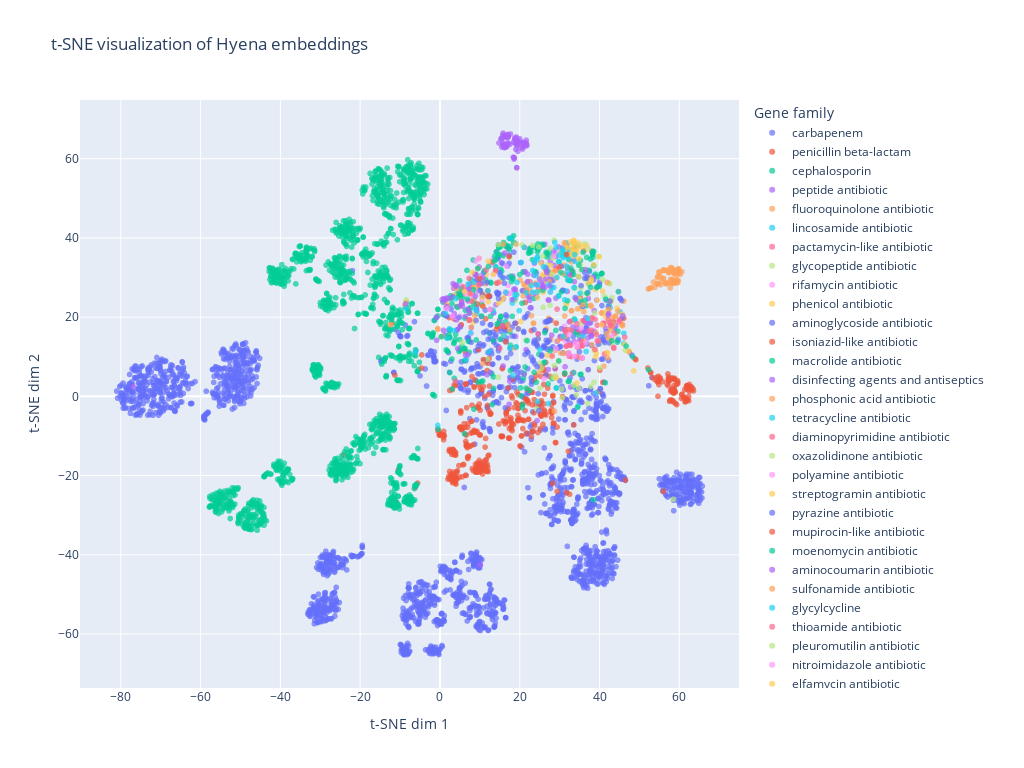

Write notebook code for a chart like this one.
### Code cell
fig = px.scatter(
    x=train_embeddings_2d[:, 0],
    y=train_embeddings_2d[:, 1],
    color=[label_columns[i] for i in train_labels_simple],
    title="t-SNE visualization of Hyena embeddings",
    labels={"x": "t-SNE dim 1", "y": "t-SNE dim 2", "color": "Gene family"},
    opacity=0.7,
)
# Square figure
fig.update_layout(width=1024, height=768)
fig.show()

### Figure 1 — Plotly figure (JSON) as saved in the notebook; plotly's stock layout.template omitted (floating-point values rounded to 4 significant figures; data arrays with more than 128 entries replaced by an {"elided": "..."} marker saying what was removed)
{"data": [{"hovertemplate": "Gene family=carbapenem<br>t-SNE dim 1=%{x}<br>t-SNE dim 2=%{y}<extra></extra>", "legendgroup": "carbapenem", "marker": {"color": "#636efa", "opacity": 0.7, "symbol": "circle"}, "mode": "markers", "name": "carbapenem", "showlegend": true, "type": "scattergl", "x": {"elided": "2047 float values"}, "xaxis": "x", "y": {"elided": "2047 float values"}, "yaxis": "y"}, {"hovertemplate": "Gene family=penicillin beta-lactam<br>t-SNE dim 1=%{x}<br>t-SNE dim 2=%{y}<extra></extra>", "legendgroup": "penicillin beta-lactam", "marker": {"color": "#EF553B", "opacity": 0.7, "symbol": "circle"}, "mode": "markers", "name": "penicillin beta-lactam", "showlegend": true, "type": "scattergl", "x": {"elided": "465 float values"}, "xaxis": "x", "y": {"elided": "465 float values"}, "yaxis": "y"}, {"hovertemplate": "Gene family=cephalosporin<br>t-SNE dim 1=%{x}<br>t-SNE dim 2=%{y}<extra></extra>", "legendgroup": "cephalosporin", "marker": {"color": "#00cc96", "opacity": 0.7, "symbol": "circle"}, "mode": "markers", "name": "cephalosporin", "showlegend": true, "type": "scattergl", "x": {"elided": "1465 float values"}, "xaxis": "x", "y": {"elided": "1465 float values"}, "yaxis": "y"}, {"hovertemplate": "Gene family=peptide antibiotic<br>t-SNE dim 1=%{x}<br>t-SNE dim 2=%{y}<extra></extra>", "legendgroup": "peptide antibiotic", "marker": {"color": "#ab63fa", "opacity": 0.7, "symbol": "circle"}, "mode": "markers", "name": "peptide antibiotic", "showlegend": true, "type": "scattergl", "x": {"elided": "134 float values"}, "xaxis": "x", "y": {"elided": "134 float values"}, "yaxis": "y"}, {"hovertemplate": "Gene family=fluoroquinolone antibiotic<br>t-SNE dim 1=%{x}<br>t-SNE dim 2=%{y}<extra></extra>", "legendgroup": "fluoroquinolone antibiotic", "marker": {"color": "#FFA15A", "opacity": 0.7, "symbol": "circle"}, "mode": "markers", "name": "fluoroquinolone antibiotic", "showlegend": true, "type": "scattergl", "x": {"elided": "151 float values"}, "xaxis": "x", "y": {"elided": "151 float values"}, "yaxis": "y"}, {"hovertemplate": "Gene family=lincosamide antibiotic<br>t-SNE dim 1=%{x}<br>t-SNE dim 2=%{y}<extra></extra>", "legendgroup": "lincosamide antibiotic", "marker": {"color": "#19d3f3", "opacity": 0.7, "symbol": "circle"}, "mode": "markers", "name": "lincosamide antibiotic", "showlegend": true, "type": "scattergl", "x": [26.12, 46.11, 38.66, 46.03, 44.68, 34.64, 27.78, 31.46, 45.17, 42.63, 15.77, 10.27], "xaxis": "x", "y": [8.557, 15.93, 30.48, 13.39, 14.42, -2.463, 35.42, 26.66, 21.35, 22.36, 29.78, 30.5], "yaxis": "y"}, {"hovertemplate": "Gene family=pactamycin-like antibiotic<br>t-SNE dim 1=%{x}<br>t-SNE dim 2=%{y}<extra></extra>", "legendgroup": "pactamycin-like antibiotic", "marker": {"color": "#FF6692", "opacity": 0.7, "symbol": "circle"}, "mode": "markers", "name": "pactamycin-like antibiotic", "showlegend": true, "type": "scattergl", "x": [21.21], "xaxis": "x", "y": [37.61], "yaxis": "y"}, {"hovertemplate": "Gene family=glycopeptide antibiotic<br>t-SNE dim 1=%{x}<br>t-SNE dim 2=%{y}<extra></extra>", "legendgroup": "glycopeptide antibiotic", "marker": {"color": "#B6E880", "opacity": 0.7, "symbol": "circle"}, "mode": "markers", "name": "glycopeptide antibiotic", "showlegend": true, "type": "scattergl", "x": [28.96, -8.458, 20.59, 35.49, 21.53, 28.05, 28.64, 58.46, 18.73, 30.68, 24.2, 46.47, 42.99, 42.5, 34.93, 36.97, 33.58, 41.27, 25.05, 35.45, 42.1, 38.76, 42.46, 32.17, 16.95, 25.44, 34.83, 36.32, 41.73, 14.83, 28.38, 11.82, 34.19, 39.76, 5.568, 42.65, 28.62, 30.21, 36.34, 31.63, 28.3, 28.83, 35.35, 30.53, 14.62, 44.04, 43.13, 38.69, 26.96, 40.83, 35.26, 27.59, 17.49, 12.86, 35.19, 25.2, 43.08, 42.88, 25.84, 40.18, 39.99, 36.28, 25.06, 38.61, 33.74, 37.78], "xaxis": "x", "y": [5.222, 24.34, 38.18, 25.99, 14.17, 30.8, 7.739, -25.97, 24.15, -0.3481, -3.097, 11.66, 24.2, 28.46, 24.51, -1.796, 2.815, 25.25, 29.89, 31.93, 18.83, 21.07, 28.54, 35.4, 37.58, 7.091, 2.057, 29.64, 20.92, 19.07, 4.796, 9.355, 0.3341, 35.31, 13.56, 18.43, 39.45, 36.46, 32.07, 23.62, 34.88, 4.638, 27.48, 1.848, 4.834, 15.68, 13.91, 11.62, 33.15, 29.48, 18.08, 22.98, 35.18, 21.94, 33.26, 8.401, 24.93, 13.23, 22.49, 13.37, 7.226, 38.53, 2.043, 3.562, 27.29, 2.498], "yaxis": "y"}, {"hovertemplate": "Gene family=rifamycin antibiotic<br>t-SNE dim 1=%{x}<br>t-SNE dim 2=%{y}<extra></extra>", "legendgroup": "rifamycin antibiotic", "marker": {"color": "#FF97FF", "opacity": 0.7, "symbol": "circle"}, "mode": "markers", "name": "rifamycin antibiotic", "showlegend": true, "type": "scattergl", "x": [10.39, 44.77, 3.884, 15.87, 29.11, 28.51, 8.686, 27.67, 7.818, 13.31, 19.06, 13.6, 34.74, 17.08, 23.39, 6.102, 5.439, 3.299, 31.44, 16.39, 38.61, 17.55, 5.089, 17.35, 10.31, 8.274, 31.22, 12.83], "xaxis": "x", "y": [30.42, 26.43, 19.95, 35.82, 36.33, 35.41, 29.81, 26.46, 15.92, 34.71, 15.13, 31.02, 16.04, 28.02, 26.17, 26.19, 27.87, 20.22, 14.07, 26.28, 16.67, 26.04, 20.24, 25.96, 29.62, 25.35, 17.68, 33.24], "yaxis": "y"}, {"hovertemplate": "Gene family=phenicol antibiotic<br>t-SNE dim 1=%{x}<br>t-SNE dim 2=%{y}<extra></extra>", "legendgroup": "phenicol antibiotic", "marker": {"color": "#FECB52", "opacity": 0.7, "symbol": "circle"}, "mode": "markers", "name": "phenicol antibiotic", "showlegend": true, "type": "scattergl", "x": [48.57, 20.22, 40.75, 41.87, 32.95, 11.6, 35.14, 28.03, 15.11, 25.85, 31.66, 29.16, 41.42, 37.14, 15.91, 26.87, 42.78, 22.63, 37.06, 19.61, 11.97, 38.78, 44.41, 25.3, 8.354, 34.33, 46.24, 15.3, -8.552, 24.41, 39.41, 41.75, 26.68, 43.17, 32.17, 10.79, 39.0, 12.07, 15.95, 19.24, 29.79, 8.769, 25.89, 14.66, 39.24, 37.43, 24.63, 3.8], "xaxis": "x", "y": [6.42, 18.9, 26.53, 11.03, 18.9, 30.76, 22.17, 10.05, 28.96, 26.27, 23.17, 4.684, 20.18, 28.52, 15.46, 10.39, 23.92, 37.38, 25.87, 17.08, 25.22, 11.73, 22.25, 33.64, 18.78, 3.354, 13.16, 24.18, 23.78, 26.34, 24.29, 21.42, 29.16, 14.69, 35.58, 22.78, 27.0, 23.92, 24.88, 25.65, 8.897, 19.3, 30.83, 23.51, 10.91, 30.01, 14.54, 25.58], "yaxis": "y"}, {"hovertemplate": "Gene family=aminoglycoside antibiotic<br>t-SNE dim 1=%{x}<br>t-SNE dim 2=%{y}<extra></extra>", "legendgroup": "aminoglycoside antibiotic", "marker": {"color": "#636efa", "opacity": 0.7, "symbol": "circle"}, "mode": "markers", "name": "aminoglycoside antibiotic", "showlegend": true, "type": "scattergl", "x": {"elided": "166 float values"}, "xaxis": "x", "y": {"elided": "166 float values"}, "yaxis": "y"}, {"hovertemplate": "Gene family=isoniazid-like antibiotic<br>t-SNE dim 1=%{x}<br>t-SNE dim 2=%{y}<extra></extra>", "legendgroup": "isoniazid-like antibiotic", "marker": {"color": "#EF553B", "opacity": 0.7, "symbol": "circle"}, "mode": "markers", "name": "isoniazid-like antibiotic", "showlegend": true, "type": "scattergl", "x": [11.99, 9.324, 14.24, 16.41, 13.97, 8.996, 10.74, 13.17, 7.3, 18.95, 29.13, 10.86, 5.342, 10.69, 12.32], "xaxis": "x", "y": [26.63, 23.33, 28.58, 17.53, 31.8, 30.73, 22.8, 33.92, 19.21, 18.44, 18.48, 9.284, 18.07, 25.77, 25.38], "yaxis": "y"}, {"hovertemplate": "Gene family=macrolide antibiotic<br>t-SNE dim 1=%{x}<br>t-SNE dim 2=%{y}<extra></extra>", "legendgroup": "macrolide antibiotic", "marker": {"color": "#00cc96", "opacity": 0.7, "symbol": "circle"}, "mode": "markers", "name": "macrolide antibiotic", "showlegend": true, "type": "scattergl", "x": {"elided": "151 float values"}, "xaxis": "x", "y": {"elided": "151 float values"}, "yaxis": "y"}, {"hovertemplate": "Gene family=disinfecting agents and antiseptics<br>t-SNE dim 1=%{x}<br>t-SNE dim 2=%{y}<extra></extra>", "legendgroup": "disinfecting agents and antiseptics", "marker": {"color": "#ab63fa", "opacity": 0.7, "symbol": "circle"}, "mode": "markers", "name": "disinfecting agents and antiseptics", "showlegend": true, "type": "scattergl", "x": [17.33, 29.37, 15.81, 5.035, 36.53, 32.44, 30.18, 5.636, 26.78, 36.57, 32.47, 1.576, 42.18, 22.83, 2.1, 22.48, 33.67, 37.97, 3.545, -0.8303, 36.09, 33.57, 34.39, 28.55, 7.217, 24.09, 1.722, 8.888, 9.945, 1.055, 35.06, 0.9064, 0.527, 32.52, 5.49, 28.61, 36.47, 35.6, 0.8828, 24.96, 37.43, 26.62, 28.0, 26.56, 5.459, 0.9831, 5.096, 25.73, 8.737, 22.03, 34.19, 6.942, 23.67, 33.32, 3.29, 7.417, 3.18, 35.71, 36.55, 8.897, 44.09, 38.45, 21.33, 32.24, 37.93, 17.49, 7.108, -76.9, 37.13, 3.514, 1.345], "xaxis": "x", "y": [-2.003, 13.9, 7.663, 17.73, 31.92, 18.81, 15.04, 22.81, 31.18, 19.89, 30.82, 22.43, 20.49, 22.33, 24.68, 24.25, 13.85, 15.47, 20.91, 14.16, 19.14, 34.5, 17.22, 36.72, 27.21, 28.2, 24.84, 30.73, 28.57, 23.83, 14.35, 20.92, 24.49, 13.46, 23.48, 33.08, 18.86, 16.49, 16.66, 29.61, 18.45, 31.94, 15.46, 29.6, 23.89, 24.67, 22.9, 27.67, 30.88, 25.24, 24.42, 21.94, 33.61, 17.5, 28.46, 28.33, 25.21, 15.75, 18.52, 25.33, 17.88, 30.1, 31.5, 16.77, 15.16, 3.844, 27.08, 2.413, 14.78, 20.21, 24.37], "yaxis": "y"}, {"hovertemplate": "Gene family=phosphonic acid antibiotic<br>t-SNE dim 1=%{x}<br>t-SNE dim 2=%{y}<extra></extra>", "legendgroup": "phosphonic acid antibiotic", "marker": {"color": "#FFA15A", "opacity": 0.7, "symbol": "circle"}, "mode": "markers", "name": "phosphonic acid antibiotic", "showlegend": true, "type": "scattergl", "x": [45.71, 30.76, 45.76, 36.11, 35.0, 38.04, 35.97, 42.15, 44.02, 15.87, 42.95, 1.815, 20.88, 17.01, 44.62, 31.38, 31.29, 29.5, 41.92, 30.3, 43.22, 45.62, 29.14, 37.85, -0.5459, 42.64, 45.64, 44.03, 39.09, 31.89, 22.95, -0.5326, 41.86, 43.42, 42.55, 32.27], "xaxis": "x", "y": [18.15, 14.93, 17.83, 13.79, 9.837, 13.04, 14.29, 14.83, 20.24, 38.38, 16.69, 23.06, 25.37, 18.13, 21.54, 15.15, 10.85, 14.04, 28.76, 10.94, 19.98, 18.14, 29.9, 19.78, 16.91, 14.44, 18.15, 20.27, 16.06, 38.01, 20.38, 17.12, 15.92, 17.99, 17.43, 16.82], "yaxis": "y"}, {"hovertemplate": "Gene family=tetracycline antibiotic<br>t-SNE dim 1=%{x}<br>t-SNE dim 2=%{y}<extra></extra>", "legendgroup": "tetracycline antibiotic", "marker": {"color": "#19d3f3", "opacity": 0.7, "symbol": "circle"}, "mode": "markers", "name": "tetracycline antibiotic", "showlegend": true, "type": "scattergl", "x": [12.29, 30.77, -6.139, 28.08, 27.26, 28.76, 32.75, 30.93, 19.31, 36.64, 18.74, 8.63, 28.55, 29.82, 23.25, 17.54, 23.7, 19.28, 26.56, 18.15, 29.12, 34.64, 24.43, 20.36, 32.18, 25.05, 15.22, 39.16, 21.66, 29.16, 18.8, 29.67, 34.75, 30.65, 9.248, 23.89, 1.837, 1.37, 13.3, 24.38, 33.59, 16.53, 33.91, 19.88, 17.69, 23.25, 31.67, 18.26, 31.9, 33.86, 3.959, 30.85, 21.12, 15.97, 27.2, 31.26, 24.4, 2.381, -8.528, 24.45, 32.23, 13.98, 19.11, 7.678, 3.46, 29.74, 24.29, -0.5296, 6.615, 8.77, 12.04, 33.52], "xaxis": "x", "y": [11.27, 35.42, 11.2, 27.42, 28.24, 38.86, 36.6, 34.99, 28.76, 11.34, 24.77, 28.83, 27.51, 35.61, 31.79, 12.25, 33.91, 25.67, 32.51, 23.55, 37.57, 38.01, 35.09, 33.83, 35.07, 11.79, 31.27, 0.9153, 26.14, 2.113, 25.7, 25.34, 30.17, 36.69, 20.91, 30.52, 14.7, 21.04, 21.78, 28.19, 27.45, 26.27, 19.19, 21.64, 39.94, 26.28, 38.74, 5.228, 31.51, 34.08, 24.64, 37.06, 37.62, 15.45, -1.814, 24.39, 26.41, 17.05, 22.31, 35.14, 29.38, 32.69, 12.49, 16.02, 16.61, 34.1, 34.44, -7.319, 9.447, 22.03, 26.64, 5.974], "yaxis": "y"}, {"hovertemplate": "Gene family=diaminopyrimidine antibiotic<br>t-SNE dim 1=%{x}<br>t-SNE dim 2=%{y}<extra></extra>", "legendgroup": "diaminopyrimidine antibiotic", "marker": {"color": "#FF6692", "opacity": 0.7, "symbol": "circle"}, "mode": "markers", "name": "diaminopyrimidine antibiotic", "showlegend": true, "type": "scattergl", "x": [45.03, 40.96, 31.53, 14.67, 28.14, 7.706, 43.58, 24.58, 38.18, 41.25, 39.23, 31.48, 11.59, 42.14, 39.7, 43.55, 7.974, 31.22, 35.65, 43.7, 32.73, 42.56, 34.84, 38.86, 34.26, 38.87, 39.43, 35.69, 5.845, 32.4, 29.35, 32.24, 7.284, 31.69, 46.29, 32.69, 32.95, 44.86, 30.54, 35.67, 32.92, 31.68, 35.09, 36.09, 42.8, 7.455, 35.53, 34.32, 41.02, 39.43, 37.86, 32.58, 40.76, 37.25, 34.45], "xaxis": "x", "y": [19.22, 18.48, 16.27, 28.78, 10.21, 25.89, 12.15, 15.78, 19.83, 10.7, 15.56, 15.81, 31.93, 19.35, 14.03, 12.37, 24.0, 16.85, 12.74, 15.92, 12.87, 18.52, 16.28, 11.86, 10.07, 19.43, 14.01, 12.79, 27.65, 10.1, 22.02, 10.94, 29.81, 12.69, 14.95, 18.99, 16.6, 18.93, 14.71, 9.664, 10.05, 12.71, 12.71, 19.04, 17.95, 19.35, 13.78, 18.36, 18.38, 17.97, 16.69, 12.95, 18.15, 16.5, 12.41], "yaxis": "y"}, {"hovertemplate": "Gene family=oxazolidinone antibiotic<br>t-SNE dim 1=%{x}<br>t-SNE dim 2=%{y}<extra></extra>", "legendgroup": "oxazolidinone antibiotic", "marker": {"color": "#B6E880", "opacity": 0.7, "symbol": "circle"}, "mode": "markers", "name": "oxazolidinone antibiotic", "showlegend": true, "type": "scattergl", "x": [24.81], "xaxis": "x", "y": [37.73], "yaxis": "y"}, {"hovertemplate": "Gene family=polyamine antibiotic<br>t-SNE dim 1=%{x}<br>t-SNE dim 2=%{y}<extra></extra>", "legendgroup": "polyamine antibiotic", "marker": {"color": "#FF97FF", "opacity": 0.7, "symbol": "circle"}, "mode": "markers", "name": "polyamine antibiotic", "showlegend": true, "type": "scattergl", "x": [3.212, 9.721, 9.455, 6.374, 10.56, 8.934], "xaxis": "x", "y": [20.29, 34.78, 26.39, 25.93, 24.35, 34.14], "yaxis": "y"}, {"hovertemplate": "Gene family=streptogramin antibiotic<br>t-SNE dim 1=%{x}<br>t-SNE dim 2=%{y}<extra></extra>", "legendgroup": "streptogramin antibiotic", "marker": {"color": "#FECB52", "opacity": 0.7, "symbol": "circle"}, "mode": "markers", "name": "streptogramin antibiotic", "showlegend": true, "type": "scattergl", "x": [33.19, 34.84, 33.73, 33.53, 33.52, 31.95, 33.97, 33.54, 32.73, 47.3, 33.41, 40.5, 39.92, 36.73, 38.56, 34.26, 31.27, 35.66, 37.95, 41.99, 34.8, 27.74, 32.78, 45.72, 33.56, 33.9, 34.79, 33.58, 34.29, 19.1, 34.82, 37.86, 38.99], "xaxis": "x", "y": [37.28, 37.88, 39.08, 38.94, 39.44, 37.51, 36.04, 38.6, 39.01, 11.41, 36.47, 18.05, 35.28, 38.08, 33.17, 37.14, 38.44, 37.76, 29.64, 11.01, 38.62, 33.0, 35.95, 20.69, 38.32, 36.51, 30.27, 35.41, 36.27, 38.43, 34.73, 29.05, 9.995], "yaxis": "y"}, {"hovertemplate": "Gene family=pyrazine antibiotic<br>t-SNE dim 1=%{x}<br>t-SNE dim 2=%{y}<extra></extra>", "legendgroup": "pyrazine antibiotic", "marker": {"color": "#636efa", "opacity": 0.7, "symbol": "circle"}, "mode": "markers", "name": "pyrazine antibiotic", "showlegend": true, "type": "scattergl", "x": [18.78, 4.788, 14.26, 10.61, 15.01, 9.274, 10.15, 11.81], "xaxis": "x", "y": [18.47, 19.92, 26.27, 25.35, 31.21, 29.42, 26.71, 28.73], "yaxis": "y"}, {"hovertemplate": "Gene family=mupirocin-like antibiotic<br>t-SNE dim 1=%{x}<br>t-SNE dim 2=%{y}<extra></extra>", "legendgroup": "mupirocin-like antibiotic", "marker": {"color": "#EF553B", "opacity": 0.7, "symbol": "circle"}, "mode": "markers", "name": "mupirocin-like antibiotic", "showlegend": true, "type": "scattergl", "x": [11.97, 31.74, 29.94], "xaxis": "x", "y": [25.24, 35.81, 32.67], "yaxis": "y"}, {"hovertemplate": "Gene family=moenomycin antibiotic<br>t-SNE dim 1=%{x}<br>t-SNE dim 2=%{y}<extra></extra>", "legendgroup": "moenomycin antibiotic", "marker": {"color": "#00cc96", "opacity": 0.7, "symbol": "circle"}, "mode": "markers", "name": "moenomycin antibiotic", "showlegend": true, "type": "scattergl", "x": [17.76], "xaxis": "x", "y": [30.35], "yaxis": "y"}, {"hovertemplate": "Gene family=aminocoumarin antibiotic<br>t-SNE dim 1=%{x}<br>t-SNE dim 2=%{y}<extra></extra>", "legendgroup": "aminocoumarin antibiotic", "marker": {"color": "#ab63fa", "opacity": 0.7, "symbol": "circle"}, "mode": "markers", "name": "aminocoumarin antibiotic", "showlegend": true, "type": "scattergl", "x": [26.48, -8.604, 21.93, 18.07, 10.72, 27.6, 6.416, 1.755, 4.156, 21.6, 4.06], "xaxis": "x", "y": [32.42, 23.39, 28.92, 24.41, 29.96, 27.89, 10.41, 22.66, 28.11, 11.78, 27.75], "yaxis": "y"}, {"hovertemplate": "Gene family=sulfonamide antibiotic<br>t-SNE dim 1=%{x}<br>t-SNE dim 2=%{y}<extra></extra>", "legendgroup": "sulfonamide antibiotic", "marker": {"color": "#FFA15A", "opacity": 0.7, "symbol": "circle"}, "mode": "markers", "name": "sulfonamide antibiotic", "showlegend": true, "type": "scattergl", "x": [35.85, 17.44, 42.37, 8.74, 34.5, 10.73], "xaxis": "x", "y": [23.13, 16.78, 22.04, 20.45, 22.1, 8.255], "yaxis": "y"}, {"hovertemplate": "Gene family=glycylcycline<br>t-SNE dim 1=%{x}<br>t-SNE dim 2=%{y}<extra></extra>", "legendgroup": "glycylcycline", "marker": {"color": "#19d3f3", "opacity": 0.7, "symbol": "circle"}, "mode": "markers", "name": "glycylcycline", "showlegend": true, "type": "scattergl", "x": [31.8, 35.1, 7.053, 25.96, 24.49, 35.87, 27.65, 33.76, 29.32, 22.91], "xaxis": "x", "y": [32.86, 26.05, 28.33, 32.73, -1.32, 15.25, 26.35, 35.78, 30.02, 27.99], "yaxis": "y"}, {"hovertemplate": "Gene family=thioamide antibiotic<br>t-SNE dim 1=%{x}<br>t-SNE dim 2=%{y}<extra></extra>", "legendgroup": "thioamide antibiotic", "marker": {"color": "#FF6692", "opacity": 0.7, "symbol": "circle"}, "mode": "markers", "name": "thioamide antibiotic", "showlegend": true, "type": "scattergl", "x": [3.885, 9.7, 12.66, 14.0, 15.0], "xaxis": "x", "y": [3.858, 28.15, 21.94, 31.83, 12.14], "yaxis": "y"}, {"hovertemplate": "Gene family=pleuromutilin antibiotic<br>t-SNE dim 1=%{x}<br>t-SNE dim 2=%{y}<extra></extra>", "legendgroup": "pleuromutilin antibiotic", "marker": {"color": "#B6E880", "opacity": 0.7, "symbol": "circle"}, "mode": "markers", "name": "pleuromutilin antibiotic", "showlegend": true, "type": "scattergl", "x": [37.09, 23.18, 27.67, 14.66], "xaxis": "x", "y": [37.22, 38.15, 37.4, 38.33], "yaxis": "y"}, {"hovertemplate": "Gene family=nitroimidazole antibiotic<br>t-SNE dim 1=%{x}<br>t-SNE dim 2=%{y}<extra></extra>", "legendgroup": "nitroimidazole antibiotic", "marker": {"color": "#FF97FF", "opacity": 0.7, "symbol": "circle"}, "mode": "markers", "name": "nitroimidazole antibiotic", "showlegend": true, "type": "scattergl", "x": [26.08, 35.45, 33.71, 29.09, 32.29, 34.43, 34.0, 43.16, 32.4, 1.77, 36.57, 12.5, 35.69], "xaxis": "x", "y": [4.476, 17.18, 10.12, 12.07, 10.79, 12.66, 13.43, 15.27, 15.61, 22.14, 13.6, 22.01, 9.796], "yaxis": "y"}, {"hovertemplate": "Gene family=elfamycin antibiotic<br>t-SNE dim 1=%{x}<br>t-SNE dim 2=%{y}<extra></extra>", "legendgroup": "elfamycin antibiotic", "marker": {"color": "#FECB52", "opacity": 0.7, "symbol": "circle"}, "mode": "markers", "name": "elfamycin antibiotic", "showlegend": true, "type": "scattergl", "x": [10.62, 13.4, 12.11, 24.44, 8.045], "xaxis": "x", "y": [25.0, 30.78, 34.1, 24.92, 31.29], "yaxis": "y"}, {"hovertemplate": "Gene family=nitrofuran antibiotic<br>t-SNE dim 1=%{x}<br>t-SNE dim 2=%{y}<extra></extra>", "legendgroup": "nitrofuran antibiotic", "marker": {"color": "#636efa", "opacity": 0.7, "symbol": "circle"}, "mode": "markers", "name": "nitrofuran antibiotic", "showlegend": true, "type": "scattergl", "x": [23.26, 22.05], "xaxis": "x", "y": [8.916, 11.04], "yaxis": "y"}, {"hovertemplate": "Gene family=salicylic acid antibiotic<br>t-SNE dim 1=%{x}<br>t-SNE dim 2=%{y}<extra></extra>", "legendgroup": "salicylic acid antibiotic", "marker": {"color": "#EF553B", "opacity": 0.7, "symbol": "circle"}, "mode": "markers", "name": "salicylic acid antibiotic", "showlegend": true, "type": "scattergl", "x": [17.32, -4.625, 9.914], "xaxis": "x", "y": [35.29, 7.141, 29.73], "yaxis": "y"}, {"hovertemplate": "Gene family=nucleoside antibiotic<br>t-SNE dim 1=%{x}<br>t-SNE dim 2=%{y}<extra></extra>", "legendgroup": "nucleoside antibiotic", "marker": {"color": "#00cc96", "opacity": 0.7, "symbol": "circle"}, "mode": "markers", "name": "nucleoside antibiotic", "showlegend": true, "type": "scattergl", "x": [34.51, 12.15, 26.3, 43.05, 26.73, 44.45], "xaxis": "x", "y": [15.58, 32.82, 16.07, 14.07, 36.04, 13.69], "yaxis": "y"}, {"hovertemplate": "Gene family=fusidane antibiotic<br>t-SNE dim 1=%{x}<br>t-SNE dim 2=%{y}<extra></extra>", "legendgroup": "fusidane antibiotic", "marker": {"color": "#ab63fa", "opacity": 0.7, "symbol": "circle"}, "mode": "markers", "name": "fusidane antibiotic", "showlegend": true, "type": "scattergl", "x": [37.18, 45.82, 42.28, 16.26, 36.3, 21.08], "xaxis": "x", "y": [6.751, 20.37, 20.9, 36.19, 16.31, 5.557], "yaxis": "y"}, {"hovertemplate": "Gene family=antibiotic without defined classification<br>t-SNE dim 1=%{x}<br>t-SNE dim 2=%{y}<extra></extra>", "legendgroup": "antibiotic without defined classification", "marker": {"color": "#FFA15A", "opacity": 0.7, "symbol": "circle"}, "mode": "markers", "name": "antibiotic without defined classification", "showlegend": true, "type": "scattergl", "x": [31.22], "xaxis": "x", "y": [38.82], "yaxis": "y"}, {"hovertemplate": "Gene family=diarylquinoline antibiotic<br>t-SNE dim 1=%{x}<br>t-SNE dim 2=%{y}<extra></extra>", "legendgroup": "diarylquinoline antibiotic", "marker": {"color": "#19d3f3", "opacity": 0.7, "symbol": "circle"}, "mode": "markers", "name": "diarylquinoline antibiotic", "showlegend": true, "type": "scattergl", "x": [37.0, 30.85], "xaxis": "x", "y": [19.7, 15.17], "yaxis": "y"}, {"hovertemplate": "Gene family=cycloserine-like antibiotic<br>t-SNE dim 1=%{x}<br>t-SNE dim 2=%{y}<extra></extra>", "legendgroup": "cycloserine-like antibiotic", "marker": {"color": "#FF6692", "opacity": 0.7, "symbol": "circle"}, "mode": "markers", "name": "cycloserine-like antibiotic", "showlegend": true, "type": "scattergl", "x": [15.57], "xaxis": "x", "y": [17.84], "yaxis": "y"}, {"hovertemplate": "Gene family=antibacterial free fatty acids<br>t-SNE dim 1=%{x}<br>t-SNE dim 2=%{y}<extra></extra>", "legendgroup": "antibacterial free fatty acids", "marker": {"color": "#B6E880", "opacity": 0.7, "symbol": "circle"}, "mode": "markers", "name": "antibacterial free fatty acids", "showlegend": true, "type": "scattergl", "x": [25.73], "xaxis": "x", "y": [35.35], "yaxis": "y"}, {"hovertemplate": "Gene family=sulfone antibiotic<br>t-SNE dim 1=%{x}<br>t-SNE dim 2=%{y}<extra></extra>", "legendgroup": "sulfone antibiotic", "marker": {"color": "#FF97FF", "opacity": 0.7, "symbol": "circle"}, "mode": "markers", "name": "sulfone antibiotic", "showlegend": true, "type": "scattergl", "x": [16.67], "xaxis": "x", "y": [32.85], "yaxis": "y"}, {"hovertemplate": "Gene family=zoliflodacin-like antibiotic<br>t-SNE dim 1=%{x}<br>t-SNE dim 2=%{y}<extra></extra>", "legendgroup": "zoliflodacin-like antibiotic", "marker": {"color": "#FECB52", "opacity": 0.7, "symbol": "circle"}, "mode": "markers", "name": "zoliflodacin-like antibiotic", "showlegend": true, "type": "scattergl", "x": [6.23], "xaxis": "x", "y": [26.44], "yaxis": "y"}], "layout": {"height": 768, "legend": {"title": {"text": "Gene family"}, "tracegroupgap": 0}, "title": {"text": "t-SNE visualization of Hyena embeddings"}, "width": 1024, "xaxis": {"anchor": "y", "domain": [0, 1], "title": {"text": "t-SNE dim 1"}}, "yaxis": {"anchor": "x", "domain": [0, 1], "title": {"text": "t-SNE dim 2"}}}}
